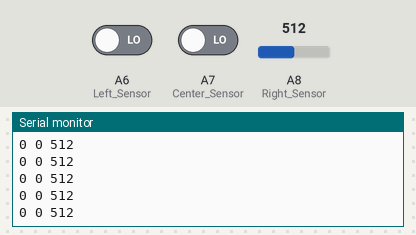
Recording of a sketch running on a simulated Arduino Mega 2560, built with avr-gcc and run on an emulated ATmega2560. Shown: the last lines printed to the serial monitor. The test bench sets the inputs (shaded band); at power-on: A8 (Right_Sensor) = 512, A6 (Left_Sensor) LOW, A7 (Center_Sensor) LOW.

Above: at 1.2 s.
1.3 s: A8 (Right_Sensor) set to 716
At 1.56 s:
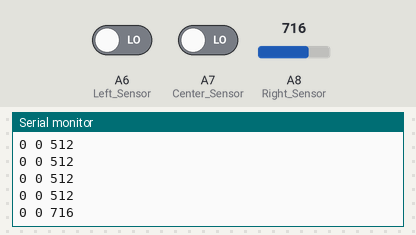
2.8 s: A6 (Left_Sensor) driven HIGH
At 2.96 s:
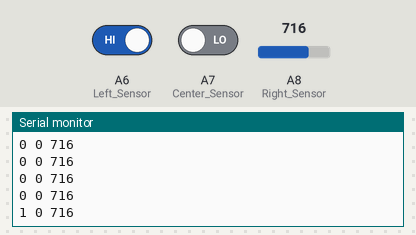
4.3 s: A7 (Center_Sensor) driven HIGH
At 4.57 s:
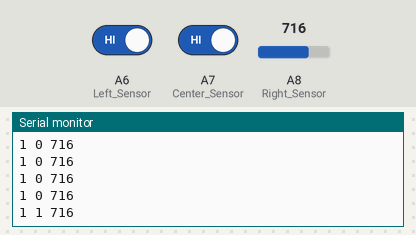
5.8 s: A8 (Right_Sensor) set to 900
At 5.97 s:
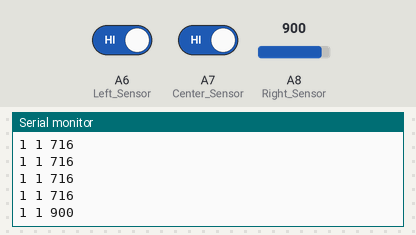
7.3 s: A6 (Left_Sensor) driven LOW
At 7.57 s:
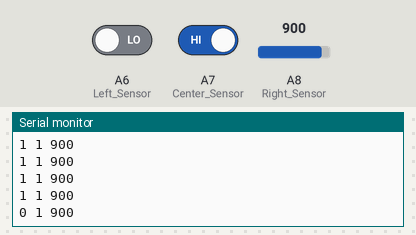
8.8 s: A7 (Center_Sensor) driven LOW
At 8.98 s:
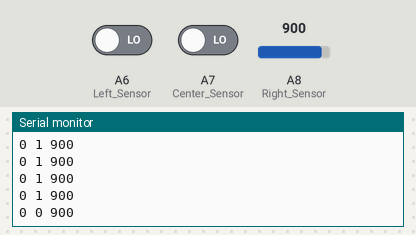
Timing chart, 0 to 11.3 s (numbered marks = the images above; inputs shaded):
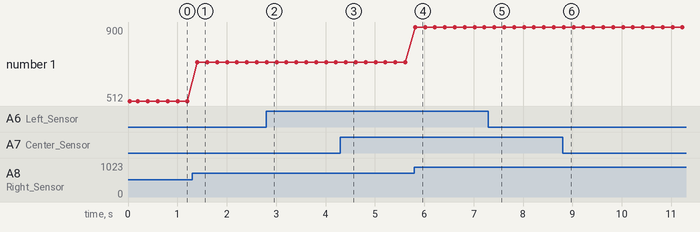

Measured:
- after the input at 1.3 s, the serial monitor: prints a new line after 0.10 s (image 1)
- after the input at 2.8 s, the serial monitor: prints a new line at once (image 2)
- after the input at 4.3 s, the serial monitor: prints a new line after 0.11 s (image 3)
- after the input at 5.8 s, the serial monitor: prints a new line at once (image 4)
- after the input at 7.3 s, the serial monitor: prints a new line after 0.12 s (image 5)
- after the input at 8.8 s, the serial monitor: prints a new line at once (image 6)
- plotted number 1: 512 → 716 after the input at 1.3 s, 716 → 900 after the input at 5.8 s

The sketch:

InfraredReceiverTest_Project.ino
```cpp
// (licence header left out)
#include <MeMegaPi.h>
#include <SoftwareSerial.h>

MeInfraredReceiver infraredReceiverDecode(PORT_6);


void setup()
{


  infraredReceiverDecode.begin();
  Serial.begin(9600);
  Serial.println("InfraredReceiverDecode Start!");

  pinMode(A6, INPUT); //Left Sensor
  pinMode(A7, INPUT); //Center Sensor
  pinMode(A8, INPUT); //Right Sensor
}

void loop()
{

  int LEFT_SENSOR = digitalRead(A6);
  int CENTER_SENSOR = digitalRead(A7);
  int RIGHT_SENSOR = analogRead(A8);

  Serial.println(String(LEFT_SENSOR) + " " + String(CENTER_SENSOR) + " " + String(RIGHT_SENSOR));

  delay(200);
  /*uint8_t ReceiverCode;
  uint8_t buttonState;
  static uint8_t PrebuttonState = 0;

  buttonState = infraredReceiverDecode.buttonState();
  if(PrebuttonState != buttonState)
  {
    PrebuttonState = buttonState;
    Serial.print("buttonState 0x");
    Serial.println(buttonState);
  }
  if(infraredReceiverDecode.available())
  {
    ReceiverCode = infraredReceiverDecode.read();
    switch(ReceiverCode)
    {
       case IR_BUTTON_A: Serial.println("Press A."); break;
       case IR_BUTTON_B: Serial.println("Press B."); break;
       case IR_BUTTON_C: Serial.println("Press C."); break;
       case IR_BUTTON_D: Serial.println("Press D."); break;
       case IR_BUTTON_E: Serial.println("Press E."); break;
       case IR_BUTTON_F: Serial.println("Press F."); break;
       case IR_BUTTON_SETTING: Serial.println("Press Setting."); break;
       case IR_BUTTON_UP: Serial.println("Press Up."); break;
       case IR_BUTTON_DOWN: Serial.println("Press Down."); break;
       case IR_BUTTON_LEFT: Serial.println("Press Left."); break;
       case IR_BUTTON_RIGHT: Serial.println("Press Right."); break;
       case IR_BUTTON_0: Serial.println("Press 0."); break;
       case IR_BUTTON_1: Serial.println("Press 1."); break;
       case IR_BUTTON_2: Serial.println("Press 2."); break;
       case IR_BUTTON_3: Serial.println("Press 3."); break;
       case IR_BUTTON_4: Serial.println("Press 4."); break;
       case IR_BUTTON_5: Serial.println("Press 5."); break;
       case IR_BUTTON_6: Serial.println("Press 6."); break;
       case IR_BUTTON_7: Serial.println("Press 7."); break;
       case IR_BUTTON_8: Serial.println("Press 8."); break;
       case IR_BUTTON_9: Serial.println("Press 9."); break;
       default: break;
    }
  } */
}
```
